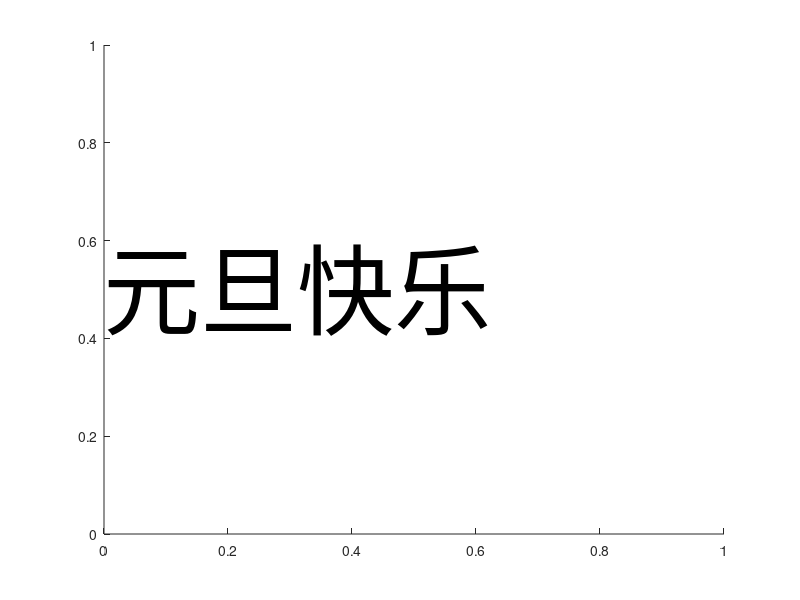

Here is the MATLAB script that generated this plot: (Note: this script raises an error after producing the figure.)
clear
clc

%% %设定字体和字号
text(0,0.5,"元旦快乐","FontSize",70,"FontName","黑体");
%text(0,0.5,"Happy  New  Year","FontSize",40,"FontName","黑体");

%% 绘图
f=gcf;
a=f.Children;
a.Visible=0;
saveas(f,'temp.jpg')
close all

%% 修剪边框
im=imread('temp.jpg');
BW = rgb2gray(im);
BW=imresize(BW,0.25); %整体缩放比例

BW(BW>100)=255;
BW(BW<=100)=0;

[a,b]=find(BW==0);
BW(max(a):end,:)=[];
BW(1:min(a),:)=[];
BW(:,max(b):end)=[];
BW(:,1:min(b))=[];

temp1=round(size(BW,1)*0.4);
BW=[255*ones(temp1,size(BW,2)) ; BW; 255*ones(temp1,size(BW,2))];
temp2=round(size(BW,2)*0.2);
BW=[255*ones(size(BW,1),temp2)   BW  255*ones(size(BW,1),temp2)];


%% 设定填充
mystrings={'大吉' '大利' '团圆' '健康' '发财' '快乐' '新年' '富贵' '恭喜' '如意' '高升' '致富' '幸运' '和睦' '鸿瑞' '兴隆' '🏮🏮' '🎄🎄' '😊😊' '🎇🎇'}; %填充字符

%% 开始填充
f=figure;
axis equal
axis([1 size(BW,2) 1 size(BW,1)])
hold on
for i=1:size(BW,1)
    for j=1:size(BW,2)
        if BW(i,j)==0
            text(j,size(BW,1)-i,mystrings{randi([1,length(mystrings)])},'Color',rand(1,3),'FontSize',10); %绘制字符
            pause(0.0001)
        end
    end
end